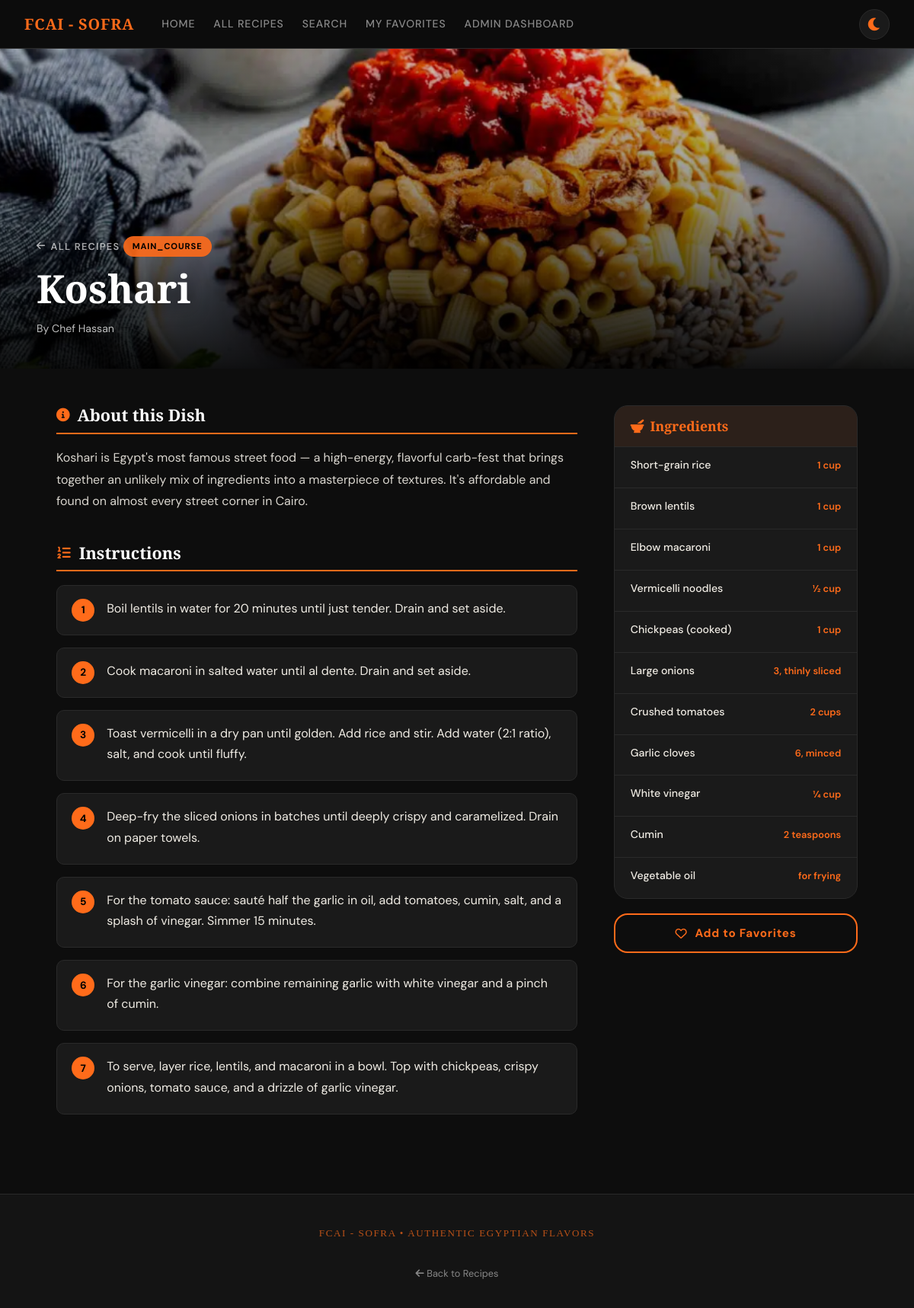
The page /recipe/koshari/ on the database its author committed.
### recipes/models.py (models this page shows, shortened)
class Recipe(models.Model):
    recipe_id = models.CharField(max_length=100, unique=True)
    name = models.CharField(max_length=200)
    course = models.CharField(max_length=100)
    description = models.TextField()
    image_url = models.CharField(max_length=500, blank=True, null=True)
    chef = models.CharField(max_length=200, blank=True, null=True)
    chef_img = models.CharField(max_length=500, blank=True, null=True)
    featured = models.BooleanField(default=False)
    ingredients = models.JSONField(default=list)
    steps = models.JSONField(default=list)

### recipes/views.py (the view)
# urls.py: path('recipe/<str:recipe_id>/', views.recipeDetail, name='recipe_detail'),
def recipeDetail(request, recipe_id):
    recipe = get_object_or_404(Recipe, recipe_id=recipe_id)
    context = {
        'recipe': recipe
    }
    return render(request, 'recipeInfo.html', context)

### recipes/templates/recipeInfo.html (shortened to what this page needs)
{% load static %}
<!DOCTYPE html>
<html lang="en">
<head>
    <link rel="stylesheet" href="{% static 'css/base.css' %}">
    <link rel="stylesheet" href="{% static 'css/recipeInfo.css' %}">
    <link rel="stylesheet" href="https://cdnjs.cloudflare.com/ajax/libs/font-awesome/6.0.0-beta3/css/all.min.css">
</head>
<body>
<nav>
  <strong>FCAI - SOFRA</strong>
  <a href="/">Home</a>
  <a href="{% url 'all_recipes' %}">All Recipes</a>
  <a href="#">Search</a>
  <a href="#">My Favorites</a>
  <a href="/admin/">Admin Dashboard</a>
  <button id="themeToggle" class="theme-toggle" style="margin-left: auto;">
    <i class="fas fa-moon"></i>
  </button>
</nav>
<section class="ri-hero">
  <div class="ri-hero__img"
       style="background-image: url('{% if recipe.image_url %}{% static recipe.image_url %}{% else %}https://images.unsplash.com/photo-1547592180-85f173990554?w=1200&q=75{% endif %}');">
  </div>
  <div class="ri-hero__overlay"></div>
  <div class="ri-hero__content">
    <a href="{% url 'all_recipes' %}" class="ri-back"><i class="fas fa-arrow-left"></i> All Recipes</a>
    <span class="ri-hero__course">{{ recipe.course|title }}</span>
    <h1 class="ri-hero__title">{{ recipe.name }}</h1>
    <div class="ri-hero__chef">
      <span>By {{ recipe.chef|default:"Self-Made" }}</span>
    </div>
  </div>
</section>
<main class="ri-main">
  <div id="recipeContent">
    <div class="ri-layout">
      <div class="ri-main-col">
        <div class="ri-section reveal">
          <h2 class="ri-section__title"><i class="fas fa-info-circle"></i> About this Dish</h2>
          <p class="ri-desc">{{ recipe.description }}</p>
        </div>
        <div class="ri-section reveal">
          <h2 class="ri-section__title"><i class="fas fa-list-ol"></i> Instructions</h2>
          <ol class="ri-steps">
            {% for step in recipe.steps %}
              <li class="checklist-item">
                <label class="checklist-label checklist-label--step">{{ step }}</label>
              </li>
            {% empty %}
              <li>No steps listed.</li>
            {% endfor %}
          </ol>
        </div>
      </div>
      <aside class="ri-sidebar">
        <div class="ri-ingredients-box reveal">
          <h3 class="ri-ing-title"><i class="fas fa-mortar-pestle"></i> Ingredients</h3>
          <ul class="ri-ingredients">
            {% for ing in recipe.ingredients %}
              <li class="checklist-item">
                <label class="checklist-label">
                  <span class="ri-ing-name">{{ ing.name }}</span>
                  <span class="ri-ing-qty">{{ ing.qty }}</span>
                </label>
              </li>
            {% empty %}
              <li>No ingredients listed.</li>
            {% endfor %}
          </ul>
        </div>
        <button class="ri-fav-btn" id="favBtn" onclick="handleFav()">
          <i class="far fa-heart"></i>
          <span>Add to Favorites</span>
        </button>
      </aside>
    </div>
  </div>
</main>
<footer>
  <small>FCAI - SOFRA • Authentic Egyptian Flavors</small><br>
  <a href="{% url 'all_recipes' %}" style="font-size:0.8rem;"><i class="fas fa-arrow-left"></i> Back to Recipes</a>
</footer>
</body>
</html>

### recipes/static/css/base.css (style rules this page uses)
:root { --clr-bg: #0d0d0d; --clr-surface: #141414; --clr-card: #1a1a1a; --clr-border: #2a2a2a; --clr-orange: #ff6b1a; --clr-orange-lt: #ff8c45; --clr-orange-dk: #c94d00; --clr-text: #f0ece4; --clr-muted: #888; --clr-white: #fff; --ff-display: 'Playfair Display', Georgia, serif; --ff-body: 'DM Sans', sans-serif; --radius: 10px; --radius-lg: 18px; --shadow: 0 4px 24px rgba(0,0,0,0.55); --shadow-lg: 0 12px 48px rgba(0,0,0,0.75); --glow: 0 0 24px rgba(255,107,26,0.18); --transition: 0.3s cubic-bezier(0.4,0,0.2,1); --transition-slow: 0.6s cubic-bezier(0.4,0,0.2,1); }
*, *::before, *::after { box-sizing: border-box; margin: 0; padding: 0; }
html { scroll-behavior: smooth; font-size: 16px; }
body { background: var(--clr-bg); color: var(--clr-text); font-family: var(--ff-body); font-weight: 400; line-height: 1.7; min-height: 100vh; overflow-x: hidden; }
h1, h2, h3, h4 { font-family: var(--ff-display); font-weight: 700; color: var(--clr-white); line-height: 1.2; }
h1 { font-size: clamp(2rem, 5vw, 3.5rem); font-weight: 900; }
h2 { font-size: clamp(1.5rem, 3vw, 2.2rem); }
h3 { font-size: 1.25rem; }
p { color: var(--clr-text); opacity: 0.88; margin-bottom: 1rem; }
small { font-size: 0.82rem; color: var(--clr-muted); }
strong { color: var(--clr-white); font-weight: 600; }
a { color: var(--clr-orange); text-decoration: none; transition: color var(--transition); }
nav { display: flex; align-items: center; gap: 0; padding: 0 2rem; height: 64px; background: rgba(13,13,13,0.97); backdrop-filter: blur(12px); -webkit-backdrop-filter: blur(12px); border-bottom: 1px solid var(--clr-border); position: sticky; top: 0; z-index: 1000; flex-wrap: wrap; transition: background 0.3s ease, border-color 0.3s ease; }
nav strong { font-family: var(--ff-display); font-size: 1.25rem; color: var(--clr-orange); letter-spacing: 0.04em; margin-right: 1.5rem; white-space: nowrap; transition: color 0.3s ease; }
nav a { color: var(--clr-muted); font-size: 0.88rem; font-weight: 500; letter-spacing: 0.06em; text-transform: uppercase; padding: 6px 12px; border-radius: 6px; transition: color 0.3s ease, background 0.3s ease; white-space: nowrap; }
main { max-width: 1100px; margin: 0 auto; padding: 3rem 1.5rem; }
label { display: block; font-size: 0.88rem; color: var(--clr-muted); margin-bottom: 5px; text-transform: uppercase; letter-spacing: 0.06em; }
footer { background: var(--clr-surface); border-top: 1px solid var(--clr-border); padding: 2rem 1.5rem; text-align: center; }
footer small { display: block; font-family: var(--ff-display); letter-spacing: 0.12em; text-transform: uppercase; color: var(--clr-orange); opacity: 0.7; margin-top: 0.5rem; }
footer a { color: var(--clr-muted); font-size: 0.85rem; margin: 0 8px; }
.theme-toggle { background: var(--clr-card); border: 1px solid var(--clr-border); border-radius: 50%; width: 40px; height: 40px; cursor: pointer; display: flex; align-items: center; justify-content: center; transition: all var(--transition); color: var(--clr-orange); font-size: 1.2rem; }
body, body * { transition: background-color 0.3s ease, border-color 0.3s ease, color 0.2s ease, box-shadow 0.3s ease; }
body *:not(.hero__bg):not(.course-card__img):not(.chef-card__img):not(.recipe-card__img) { transition: background-color 0.3s ease, border-color 0.3s ease, color 0.2s ease; }

### rows shown on the page
Recipe: image_url (picture), course "MAIN_COURSE", name "Koshari", chef "Chef Hassan", description "Koshari is Egypt's most famous street food — a high-energy, flavorful carb-fest that brings together an unlikely mix of ingredients into a masterpiece of textures. It's affordable and found on almost every street corner in Cairo."

### other values the page prints
{{ step }} "Boil lentils in water for 20 minutes until just tender. Drain and set aside." "Cook macaroni in salted water until al dente. Drain and set aside." "Toast vermicelli in a dry pan until golden. Add rice and stir. Add water (2:1 ratio), salt, and cook until fluffy." "Deep-fry the sliced onions in batches until deeply crispy and caramelized. Drain on paper towels." "For the tomato sauce: sauté half the garlic in oil, add tomatoes, cumin, salt, and a splash of vinegar. Simmer 15 minutes." "For the garlic vinegar: combine remaining garlic with white vinegar and a pinch of cumin." "To serve, layer rice, lentils, and macaroni in a bowl. Top with chickpeas, crispy onions, tomato sauce, and a drizzle of garlic vinegar."
{{ ing.name }} "Short-grain rice" "Brown lentils" "Elbow macaroni" "Vermicelli noodles" "Chickpeas (cooked)" "Large onions" "Crushed tomatoes" "Garlic cloves" "White vinegar" "Cumin" "Vegetable oil"
{{ ing.qty }} "1 cup" "1 cup" "1 cup" "½ cup" "1 cup" "3, thinly sliced" "2 cups" "6, minced" "¼ cup" "2 teaspoons" "for frying"
